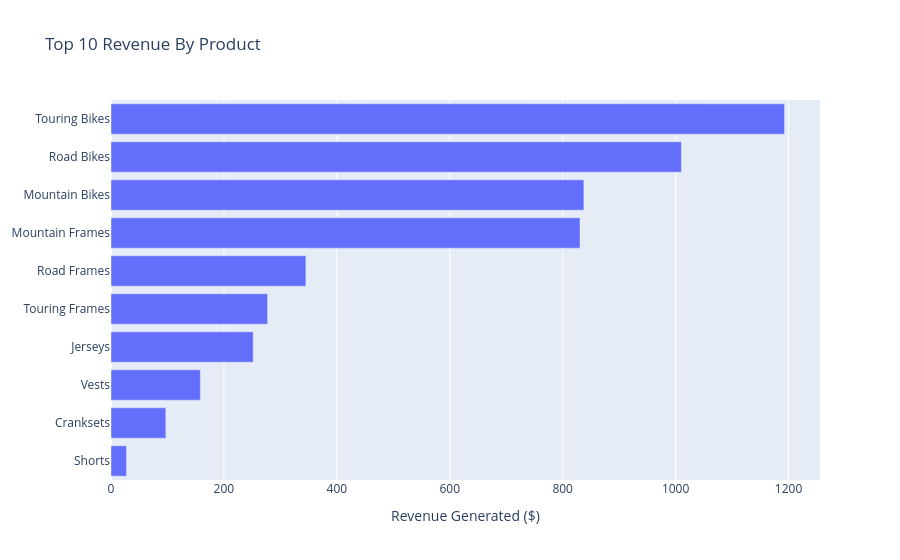

The cell this chart's notebook holds for it:
### Markdown cell above
## VISUALIZATION RATIONALE

A simple bar chart is used to understand the proportion of revenue generation by different product subcategories and to identify any exceptionally high performing product.

### Code cell
fig=go.Figure()

fig.add_trace(
    go.Bar(
        x=df["RevenueByProduct"],
        y=df["ProductName"].tail(10),
        orientation="h"
  
        
    )
        


    )
fig.update_layout(
    title="Top 10 Revenue By Product",
    xaxis_title="Revenue Generated ($)"
)

fig.show()

### Figure 1 — Plotly figure (JSON) as saved in the notebook; plotly's stock layout.template omitted (floating-point values rounded to 4 significant figures)
{"data": [{"orientation": "h", "type": "bar", "x": [27.48, 97.15, 158.2, 251.9, 277.4, 345.2, 830.7, 837.6, 1010.0, 1193.0, 1297.0, 1320.0, 1650.0, 2304.0, 2524.0, 2996.0, 3300.0, 3969.0, 4310.0, 7018.0, 19070.0, 24350.0, 54950.0, 170800.0, 183100.0, 220700.0], "y": ["Shorts", "Cranksets", "Vests", "Jerseys", "Touring Frames", "Road Frames", "Mountain Frames", "Mountain Bikes", "Road Bikes", "Touring Bikes"]}], "layout": {"title": {"text": "Top 10 Revenue By Product"}, "xaxis": {"title": {"text": "Revenue Generated ($)"}}}}
